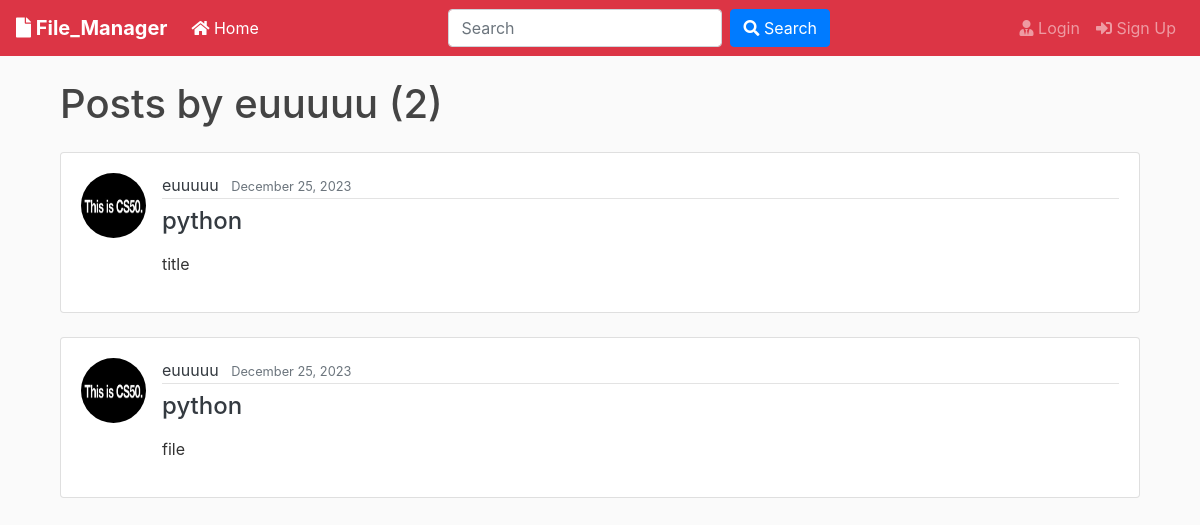
The app's page /user/euuuuu with its own data.
### blog/models.py (models this page shows, shortened)
class Post(models.Model):
	title = models.CharField(max_length=100)
	file = models.FileField(null=True,blank=True,upload_to='Files')
	content = models.TextField()
	date_posted = models.DateTimeField(default=timezone.now)
	author = models.ForeignKey(User, on_delete=models.CASCADE)

### users/models.py (models this page shows, shortened)
class Profile(models.Model):
    user = models.OneToOneField(User, on_delete=models.CASCADE)
    image = models.ImageField(default='default.jpg', upload_to='profile_pics')

### blog/views.py (the view)
# urls.py: path('user/<str:username>', UserPostListView.as_view(), name='user-posts'),
class UserPostListView(ListView):
    model = Post
    template_name = 'blog/user_posts.html'  # <app>/<model>_<viewtype>.html
    context_object_name = 'posts'
    paginate_by = 2
    def get_queryset(self):
        user = get_object_or_404(User, username=self.kwargs.get('username'))
        return Post.objects.filter(author=user).order_by('-date_posted')

### blog/templates/blog/user_posts.html (shortened to what this page needs)
{% extends "blog/base.html" %}
{% block content %}
    <div class="container mt-4">
        <h1 class="mb-4">Posts by {{ view.kwargs.username }} ({{ page_obj.paginator.count }})</h1>
        {% for post in posts %}
            <div class="card mb-4">
                <div class="card-body">
                    <div class="media">
                        <img class="rounded-circle article-img mr-3" src="{{ post.author.profile.image.url }}" alt="Profile Image">
                        <div class="media-body">
                            <div class="article-metadata mb-2">
                                <a class="mr-2 text-dark" href="{% url 'user-posts' post.author.username %}">{{ post.author }}</a>
                                <small class="text-muted">{{ post.date_posted|date:"F d, Y" }}</small>
                            </div>
                            <h2 class="h4 mb-3"><a class="article-title text-dark" href="{% url 'post-detail' post.id %}">{{ post.title }}</a></h2>
                            <p class="article-content">{{ post.content }}</p>
                        </div>
                    </div>
                </div>
            </div>
        {% endfor %}
    </div>
{% endblock content %}

### blog/static/blog/main.css (style rules this page uses)
body { background: #fafafa; color: #333333; margin-top: 0; }
h1, h2, h3, h4, h5, h6 { color: #444444; }
.article-title { color: #444444; }
.article-content { white-space: pre-line; }
.article-img { height: 65px; width: 65px; margin-right: 16px; }
.article-metadata { padding-bottom: 1px; margin-bottom: 4px; border-bottom: 1px solid #e3e3e3 }

### records on screen
Post: author.profile.image (placeholder picture), author "euuuuu", date_posted "December 25, 2023", title "python", content "title"
Post: author.profile.image (placeholder picture), author "euuuuu", date_posted "December 25, 2023", title "python", content "file"

### other values on screen
{{ view.kwargs.username }} "euuuuu"
{{ page_obj.paginator.count }} "2"
